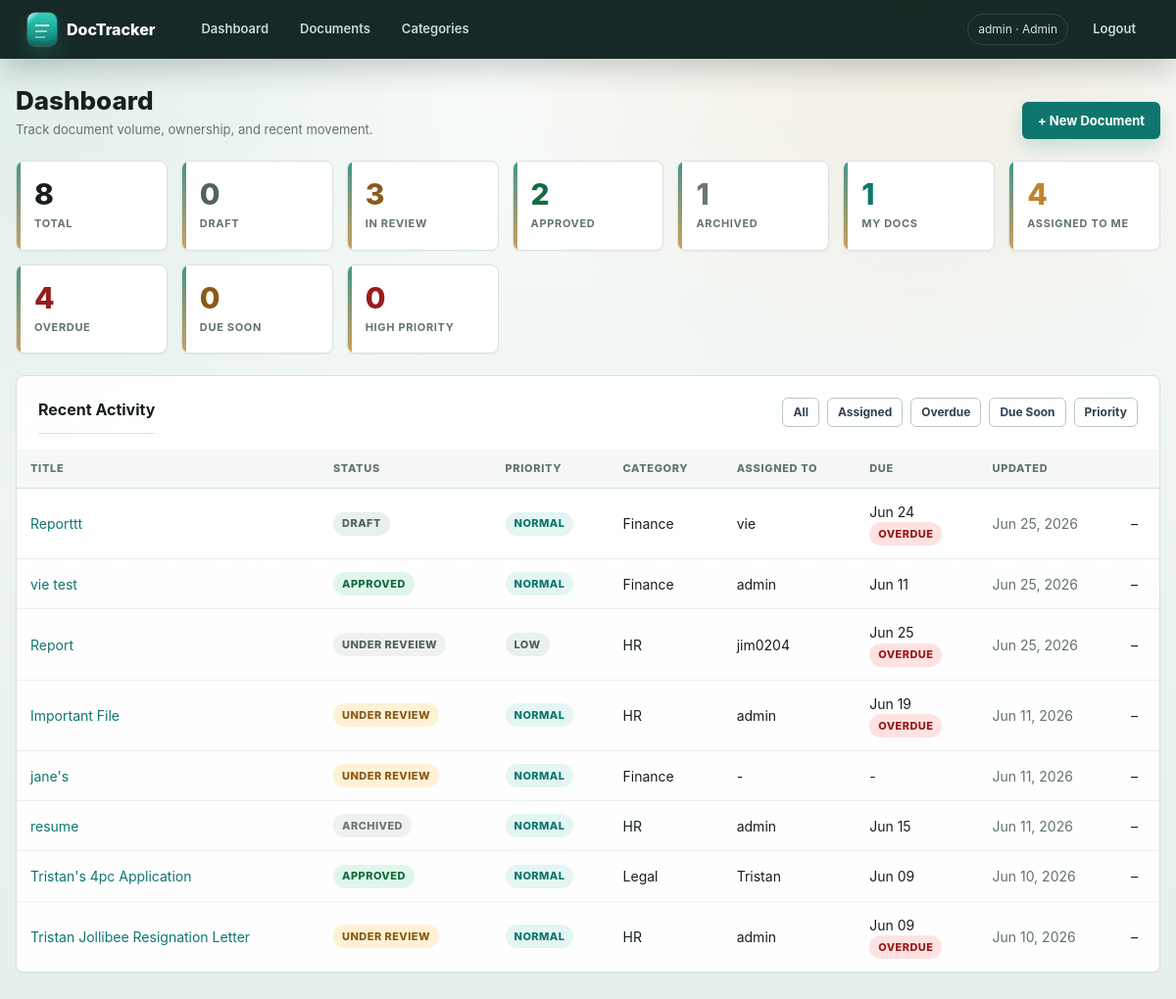
The app's page / (signed in) with its own data.
### documents/models.py (models this page shows, shortened)
class UserProfile(models.Model):
    ROLE_ADMIN = 'admin'
    ROLE_HR = 'hr'
    ROLE_EMPLOYEE = 'employee'
    ROLE_CHOICES = [
        (ROLE_ADMIN, 'Admin'),
        (ROLE_HR, 'HR'),
        (ROLE_EMPLOYEE, 'Employee'),
    ]
    user = models.OneToOneField(User, on_delete=models.CASCADE, related_name='profile')
    role = models.CharField(max_length=20, choices=ROLE_CHOICES, default=ROLE_EMPLOYEE)
    department = models.CharField(max_length=100, blank=True)
    created_at = models.DateTimeField(auto_now_add=True)
    class Meta:
        ordering = ['user__username']

class Document(models.Model):
    STATUS_CHOICES = [
        ('draft', 'Draft'),
        ('review', 'Under Review'),
        ('approved', 'Approved'),
        ('archived', 'Archived'),
    ]
    PRIORITY_CHOICES = [
        ('low', 'Low'),
        ('normal', 'Normal'),
        ('high', 'High'),
        ('urgent', 'Urgent'),
    ]
    title = models.CharField(max_length=255)
    description = models.TextField(blank=True)
    category = models.ForeignKey(Category, on_delete=models.SET_NULL, null=True, blank=True)
    status = models.CharField(max_length=50, default='draft')
    priority = models.CharField(max_length=20, choices=PRIORITY_CHOICES, default='normal')
    file = models.FileField(upload_to='documents/', null=True, blank=True)
    tags = models.CharField(max_length=500, blank=True, help_text="Comma-separated tags")
    created_by = models.ForeignKey(User, on_delete=models.SET_NULL, null=True, related_name='created_docs')
    assigned_to = models.ForeignKey(User, on_delete=models.SET_NULL, null=True, blank=True, related_name='assigned_docs')
    created_at = models.DateTimeField(auto_now_add=True)
    updated_at = models.DateTimeField(auto_now=True)
    due_date = models.DateField(null=True, blank=True)
    class Meta:
        ordering = ['-created_at']
    def get_status_display(self):
        status = DocumentStatus.objects.filter(code=self.status).first()
        if status:
            return status.label
        return dict(self.STATUS_CHOICES).get(self.status, self.status)
    @property
    def status_badge_class(self):
        return slugify(self.status) or 'custom'
    @property
    def is_overdue(self):
        return bool(self.due_date and self.due_date < timezone.localdate() and self.status not in ['approved', 'archived'])
    @property
    def is_due_soon(self):
        if not self.due_date or self.status in ['approved', 'archived']:
            return False
        today = timezone.localdate()
        return today <= self.due_date <= today + timedelta(days=7)

class Category(models.Model):
    name = models.CharField(max_length=100, unique=True)
    description = models.TextField(blank=True)
    created_at = models.DateTimeField(auto_now_add=True)
    class Meta:
        verbose_name_plural = "Categories"
        ordering = ['name']

class DocumentStatus(models.Model):
    code = models.SlugField(max_length=20, unique=True)
    label = models.CharField(max_length=50)
    allowed_next_statuses = models.ManyToManyField(
        'self',
        symmetrical=False,
        blank=True,
        related_name='previous_statuses',
        help_text="Statuses a document can move to from this status.",
    )
    created_at = models.DateTimeField(auto_now_add=True)
    class Meta:
        verbose_name_plural = "Document statuses"
        ordering = ['label']

### documents/views.py (the view)
# urls.py: path('', views.dashboard, name='dashboard'),
@login_required
def dashboard(request):
    docs = visible_documents(request.user)
    today = timezone.localdate()
    soon = today + timedelta(days=7)
    stats = {
        'total': docs.count(),
        'draft': docs.filter(status='draft').count(),
        'review': docs.filter(status='review').count(),
        'approved': docs.filter(status='approved').count(),
        'archived': docs.filter(status='archived').count(),
        'my_docs': docs.filter(created_by=request.user).count(),
        'assigned_to_me': docs.filter(assigned_to=request.user).count(),
        'overdue': docs.filter(due_date__lt=today).exclude(status__in=['approved', 'archived']).count(),
        'due_soon': docs.filter(due_date__range=(today, soon)).exclude(status__in=['approved', 'archived']).count(),
        'high_priority': docs.filter(priority__in=['high', 'urgent']).count(),
    }
    dashboard_filter = request.GET.get('filter', '')
    filtered_docs = docs
    if dashboard_filter == 'assigned':
        filtered_docs = filtered_docs.filter(assigned_to=request.user)
    elif dashboard_filter == 'mine':
        filtered_docs = filtered_docs.filter(created_by=request.user)
    elif dashboard_filter == 'overdue':
        filtered_docs = filtered_docs.filter(due_date__lt=today).exclude(status__in=['approved', 'archived'])
    elif dashboard_filter == 'soon':
        filtered_docs = filtered_docs.filter(due_date__range=(today, soon)).exclude(status__in=['approved', 'archived'])
    elif dashboard_filter == 'priority':
        filtered_docs = filtered_docs.filter(priority__in=['high', 'urgent'])
    recent = list(filtered_docs.order_by('-updated_at')[:8])
    for doc in recent:
        doc.can_manage = can_manage_document(request.user, doc)
    return render(request, 'documents/dashboard.html', {
        'stats': stats,
        'recent': recent,
        'dashboard_filter': dashboard_filter,
    })

### documents/views.py (called while the page is built, shortened)
def can_manage_document(user, document):
    if (
        user.is_staff or user.is_superuser or
        user_has_role(user, UserProfile.ROLE_ADMIN, UserProfile.ROLE_HR) or
        user.groups.filter(name__in=['Admin', 'Manager']).exists()
    ):
        return True

def can_view_all_documents(user):
    return (
        user.is_staff or user.is_superuser or
        user_has_role(user, UserProfile.ROLE_ADMIN, UserProfile.ROLE_HR) or
        user.groups.filter(name__in=['Admin', 'Manager', 'Viewer']).exists()
    )

def visible_documents(user):
    docs = Document.objects.select_related('category', 'created_by', 'assigned_to')
    if can_view_all_documents(user):
        return docs
    return docs.filter(Q(created_by=user) | Q(assigned_to=user))

### templates/documents/dashboard.html (shortened to what this page needs)
{% extends 'base.html' %}
{% block content %}
<div class="page-header">
  <div>
    <h1>Dashboard</h1>
    <p class="page-kicker">Track document volume, ownership, and recent movement.</p>
  </div>
  <a href="{% url 'document_create' %}" class="btn btn-primary">+ New Document</a>
</div>
<div class="stats-grid">
  <div class="stat"><div class="num">{{ stats.total }}</div><div class="label">Total</div></div>
  <div class="stat"><div class="num" style="color:#52625e">{{ stats.draft }}</div><div class="label">Draft</div></div>
  <div class="stat"><div class="num" style="color:#8a5a17">{{ stats.review }}</div><div class="label">In Review</div></div>
  <div class="stat"><div class="num" style="color:#146c40">{{ stats.approved }}</div><div class="label">Approved</div></div>
  <div class="stat"><div class="num" style="color:#6a7774">{{ stats.archived }}</div><div class="label">Archived</div></div>
  <div class="stat"><div class="num" style="color:#0f766e">{{ stats.my_docs }}</div><div class="label">My Docs</div></div>
  <div class="stat"><div class="num" style="color:#c0842d">{{ stats.assigned_to_me }}</div><div class="label">Assigned to Me</div></div>
  <div class="stat"><div class="num" style="color:#991b1b">{{ stats.overdue }}</div><div class="label">Overdue</div></div>
  <div class="stat"><div class="num" style="color:#8a5a17">{{ stats.due_soon }}</div><div class="label">Due Soon</div></div>
  <div class="stat"><div class="num" style="color:#991b1b">{{ stats.high_priority }}</div><div class="label">High Priority</div></div>
</div>
<div class="card flush">
  <div style="padding:22px 22px 0;">
  <div class="actions" style="justify-content:space-between; align-items:flex-start;">
    <h2>Recent Activity</h2>
    <div class="actions">
      <a class="btn btn-secondary btn-sm" href="{% url 'dashboard' %}">All</a>
      <a class="btn btn-secondary btn-sm" href="{% url 'dashboard' %}?filter=assigned">Assigned</a>
      <a class="btn btn-secondary btn-sm" href="{% url 'dashboard' %}?filter=overdue">Overdue</a>
      <a class="btn btn-secondary btn-sm" href="{% url 'dashboard' %}?filter=soon">Due Soon</a>
      <a class="btn btn-secondary btn-sm" href="{% url 'dashboard' %}?filter=priority">Priority</a>
    </div>
  </div>
  </div>
  {% if recent %}
  <div class="table-wrap">
  <table>
    <thead><tr>
      <th>Title</th><th>Status</th><th>Priority</th><th>Category</th><th>Assigned To</th><th>Due</th><th>Updated</th><th></th>
    </tr></thead>
    <tbody>
    {% for doc in recent %}
    <tr>
      <td><a href="{% url 'document_detail' doc.pk %}">{{ doc.title }}</a></td>
      <td><span class="badge badge-{{ doc.status_badge_class }}">{{ doc.get_status_display }}</span></td>
      <td><span class="badge badge-{{ doc.priority }}">{{ doc.get_priority_display }}</span></td>
      <td>{{ doc.category.name|default:"-" }}</td>
      <td>{{ doc.assigned_to.username|default:"-" }}</td>
      <td>
        {{ doc.due_date|date:"M d"|default:"-" }}
        {% if doc.is_overdue %}<br><span class="deadline-alert deadline-overdue">Overdue</span>{% elif doc.is_due_soon %}<br><span class="deadline-alert deadline-soon">Due Soon</span>{% endif %}
      </td>
      <td class="text-muted">{{ doc.updated_at|date:"M d, Y" }}</td>
      <td>
        &ndash;
      </td>
    </tr>
    {% endfor %}
    </tbody>
  </table>
  </div>
  {% else %}
  <div class="empty">No documents yet. <a href="{% url 'document_create' %}">Create one!</a></div>
  {% endif %}
</div>
{% endblock %}

### templates/base.html (shortened to what this page needs)
<!DOCTYPE html>
<html lang="en">
<head>
</head>
<body>
{% if user.is_authenticated %}
<nav>
  <span class="brand">DocTracker</span>
  <a href="{% url 'dashboard' %}">Dashboard</a>
  <a href="{% url 'document_list' %}">Documents</a>
  <a href="{% url 'category_list' %}">Categories</a>
  <span class="user">{{ user.username }}{% if user.profile %} · {{ user.profile.get_role_display }}{% endif %}</span>
  <a href="{% url 'logout' %}">Logout</a>
</nav>
{% endif %}
<div class="container">
  {% block content %}{% endblock %}
</div>
</body>
</html>

### records on screen
Document: title "Reporttt", status "DRAFT", priority "NORMAL", category.name "Finance", assigned_to.username "vie", due_date "Jun 24", shows "OVERDUE", updated_at "Jun 25, 2026"
Document: title "vie test", status "APPROVED", priority "NORMAL", category.name "Finance", assigned_to.username "admin", due_date "Jun 11", updated_at "Jun 25, 2026"
Document: title "Report", status "UNDER REVEIEW", priority "LOW", category.name "HR", assigned_to.username "jim0204", due_date "Jun 25", shows "OVERDUE", updated_at "Jun 25, 2026"
Document: title "Important File", status "UNDER REVIEW", priority "NORMAL", category.name "HR", assigned_to.username "admin", due_date "Jun 19", shows "OVERDUE", updated_at "Jun 11, 2026"
Document: title "jane's", status "UNDER REVIEW", priority "NORMAL", category.name "Finance", assigned_to.username "-", due_date "-", updated_at "Jun 11, 2026"
Document: title "resume", status "ARCHIVED", priority "NORMAL", category.name "HR", assigned_to.username "admin", due_date "Jun 15", updated_at "Jun 11, 2026"
Document: title "Tristan's 4pc Application", status "APPROVED", priority "NORMAL", category.name "Legal", assigned_to.username "Tristan", due_date "Jun 09", updated_at "Jun 10, 2026"
Document: title "Tristan Jollibee Resignation Letter", status "UNDER REVIEW", priority "NORMAL", category.name "HR", assigned_to.username "admin", due_date "Jun 09", shows "OVERDUE", updated_at "Jun 10, 2026"

### other values on screen
{{ user.username }} "admin"
{{ user.profile.get_role_display }} "Admin"
{{ stats.total }} "8"
{{ stats.draft }} "0"
{{ stats.review }} "3"
{{ stats.approved }} "2"
{{ stats.archived }} "1"
{{ stats.my_docs }} "1"
{{ stats.assigned_to_me }} "4"
{{ stats.overdue }} "4"
{{ stats.due_soon }} "0"
{{ stats.high_priority }} "0"
